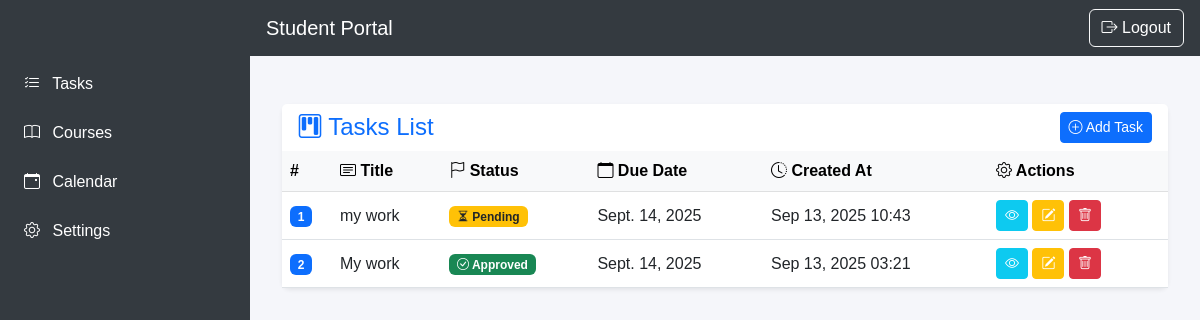
/student/tasks (signed in), run on an earlier commit of the app's database.
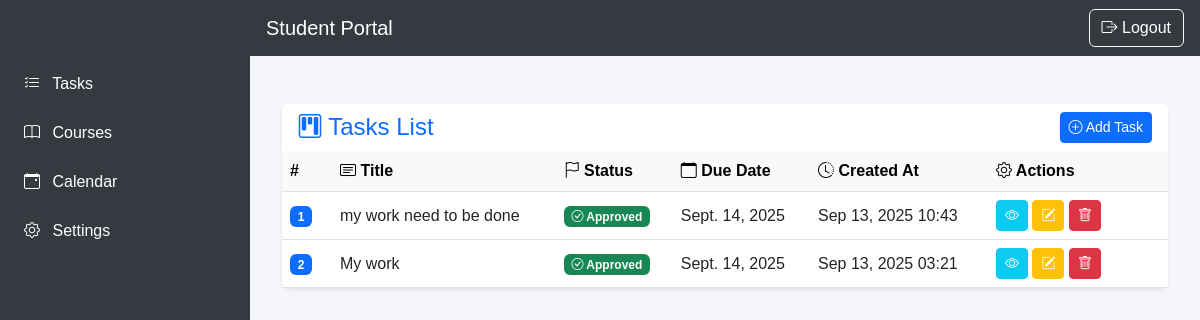
And on a later commit of the database.
### assignments/models.py (models this page shows, shortened)
class Task(models.Model):
    STATUS_CHOICES = (
        ("pending", "Pending"),
        ("approved", "Approved"),
        ("rejected", "Rejected"),
    )
    title = models.CharField(max_length=255)
    description = models.TextField(blank=True, null=True)
    due_date = models.DateField()
    status = models.CharField(
        max_length=20,
        choices=STATUS_CHOICES,
        default="pending"
    )
    amount = models.DecimalField(max_digits=8, decimal_places=2, default=0.00)  # total cos
    is_deleted = models.BooleanField(default=False)
    is_paid = models.BooleanField(default=False)
    assigned_to = models.ForeignKey(
        settings.AUTH_USER_MODEL,
        on_delete=models.SET_NULL,
        related_name="tasks",
        null=True,
        blank=True
    )
    file = models.FileField(
        upload_to=task_file_upload_path,
        storage=protected_storage,
        validators=[validate_file_extension, validate_file_size],
        blank=True,
        null=True
    )
    completed_file = models.FileField(
        upload_to=task_file_upload_path,
        storage=protected_storage,
        validators=[validate_file_extension, validate_file_size],
        blank=True,
        null=True
    )
    created_by = models.ForeignKey(
        settings.AUTH_USER_MODEL,
        on_delete=models.CASCADE,
        related_name="created_tasks"
    )
    created_at = models.DateTimeField(auto_now_add=True)

### assignments/views.py (the view)
# urls.py: path("student/tasks", views.TaskListView.as_view(), name="task_list"),
class TaskListView(LoginRequiredMixin, ListView):
    model = Task
    context_object_name = "tasks"
    paginate_by = 5
    template_name = "assignments/task_list.html"
    def get_queryset(self):
        user = self.request.user
        if user.role == "admin":
            return Task.objects.filter(is_deleted=False).order_by("-created_at")
        if user.role == "student":
            return Task.objects.filter(
                created_by=user,
                is_deleted=False
            ).order_by("-created_at")
        return Task.objects.none()

### assignments/templates/assignments/task_list.html (shortened to what this page needs)
{% extends 'accounts/base.html' %}
{% block content %}
<div class="container mt-4 d-flex justify-content-center">
  <div class="card shadow-sm border-0 rounded-3 w-100">
    <div class="card-header bg-white border-0 d-flex justify-content-between align-items-center">
      <h4 class="mb-0 text-primary">
        <i class="bi bi-kanban"></i> Tasks List
      </h4>
      <a href="{% url 'student_task_add' %}" class="btn btn-primary btn-sm">
        <i class="bi bi-plus-circle"></i> Add Task
      </a>
    </div>
    <div class="card-body p-0">
      <div class="table-responsive">
        <table class="table table-hover align-middle mb-0">
          <thead class="table-light">
            <tr>
              <th style="width: 50px;">#</th>
              <th><i class="bi bi-card-text"></i> Title</th>
              <th><i class="bi bi-flag"></i> Status</th>
              <th><i class="bi bi-calendar"></i> Due Date</th>
              <th><i class="bi bi-clock-history"></i> Created At</th>
              <th style="width: 180px;"><i class="bi bi-gear"></i> Actions</th>
            </tr>
          </thead>
          <tbody>
            {% for task in page_obj %}
            <tr>
              <td><span class="badge bg-primary">{{ forloop.counter }}</span></td>
              <td>{{ task.title }}</td>
              <td>
                {% if task.status == "pending" %}
                  <span class="badge bg-warning text-dark"><i class="bi bi-hourglass-split"></i> Pending</span>
                {% elif task.status == "approved" %}
                  <span class="badge bg-success"><i class="bi bi-check-circle"></i> Approved</span>
                {% elif task.status == "rejected" %}
                  <span class="badge bg-danger"><i class="bi bi-x-circle"></i> Rejected</span>
                {% endif %}
              </td>
              <td>{{ task.due_date }}</td>
              <td>{{ task.created_at|date:"M d, Y H:i" }}</td>
              <td>
              <a href="{% url 'task_detail' task.pk %}" class="btn btn-info btn-sm text-white">
                     <i class="bi bi-eye"></i>
              </a>
            <a href="{% url 'task_update' task.pk %}" class="btn btn-warning btn-sm text-white">
                  <i class="bi bi-pencil-square"></i>
            </a>
                <form method="post" action="{% url 'task_delete' task.pk %}" style="display:inline;">
                    <button type="submit" class="btn btn-danger btn-sm"
                            onclick="return confirm('Are you sure you want to delete this task?');">
                        <i class="bi bi-trash"></i>
                    </button>
                </form>
              </td>
            </tr>
            {% empty %}
            <tr>
              <td colspan="6" class="text-center text-muted py-4">
                <i class="bi bi-exclamation-circle"></i> No tasks found.
              </td>
            </tr>
            {% endfor %}
          </tbody>
        </table>
      </div>
    </div>
  </div>
</div>
{% endblock %}

What changed in the data, as far as the page shows it:
changed Task: title "my work" → "my work need to be done"; status "Pending" → "Approved"
